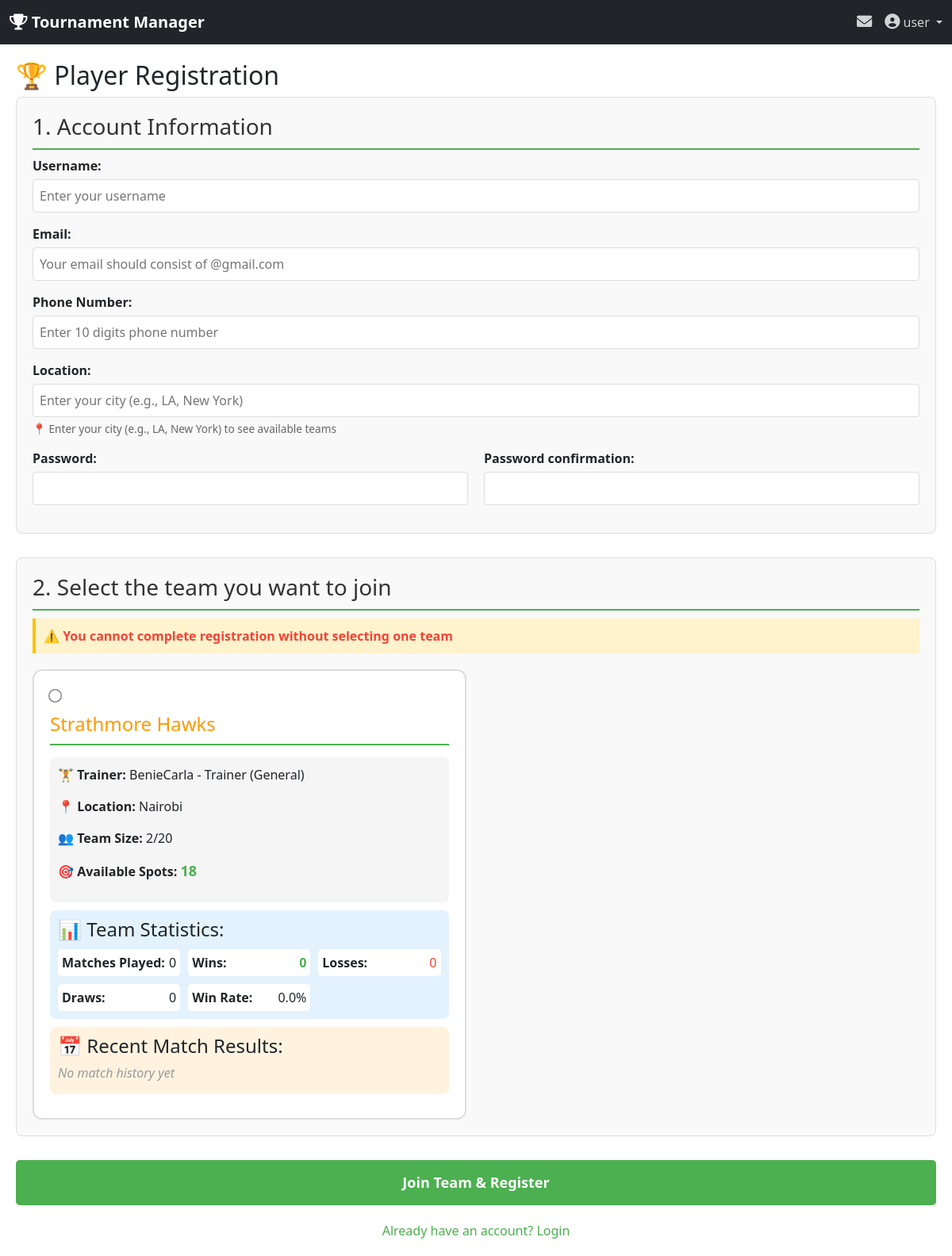
The app's page /register/player/ (signed in) with its own data.
### myfirstapp/models.py (models this page shows, shortened)
class Team(models.Model):
    team_name = models.CharField(max_length=100, unique=True)
    trainer = models.ForeignKey(
        'Trainer',
        on_delete=models.SET_NULL,
        null=True,
        blank=True,
        related_name='teams'
    )
    location = models.CharField(max_length=200)
    max_members = models.IntegerField(default=20)
    current_members = models.IntegerField(default=0)
    matches_played = models.IntegerField(default=0)
    matches_won = models.IntegerField(default=0)
    matches_lost = models.IntegerField(default=0)
    matches_drawn = models.IntegerField(default=0)
    is_approved = models.BooleanField(default=False)
    approved_by = models.ForeignKey(
        User,
        on_delete=models.SET_NULL,
        null=True,
        blank=True,
        related_name='approved_teams'
    )
    approved_date = models.DateTimeField(null=True, blank=True)
    created_at = models.DateTimeField(auto_now_add=True)
    updated_at = models.DateTimeField(auto_now=True)
    class Meta:
        ordering = ['team_name']
    @property
    def available_spots(self):
        return self.max_members - self.current_members
    @property
    def is_available(self):
        return self.available_spots > 0
    @property
    def win_rate(self):
        if self.matches_played == 0:
            return 0
        return (self.matches_won / self.matches_played) * 100

class Trainer(models.Model):
    user = models.OneToOneField(User, on_delete=models.CASCADE)
    phone_number = models.CharField(max_length=15, default='')  # ← Add default
    location = models.CharField(max_length=100, default="Location not provided")
    specialization = models.CharField(max_length=100, default="General")
    experience_years = models.IntegerField(validators=[MinValueValidator(0)], default=0)  # ← Add default
    certificate = models.FileField(
        upload_to='trainer_certificates/',
        validators=[FileExtensionValidator(allowed_extensions=['pdf'])],
        help_text="Upload your certificate (PDF format)",
        null=True,
        blank=True
    )
    is_verified = models.BooleanField(default=False)
    verified_by = models.ForeignKey(
        User,
        on_delete=models.SET_NULL,
        null=True,
        blank=True,
        related_name='verified_trainers'
    )
    verified_at = models.DateTimeField(null=True, blank=True)
    created_at = models.DateTimeField(auto_now_add=True)
    def __str__(self):
        return f"{self.user.username} - Trainer ({self.specialization})"

### myfirstapp/views.py (the view)
# urls.py: path('register/player/', views.player_registration, name='player_registration'),
def player_registration(request):
    teams = Team.objects.filter(is_approved=True)
    if request.method == 'POST':
        form = PlayerRegistrationForm(request.POST)
        if form.is_valid():
            form.save()
            messages.success(request, 'Registration successful! Please login with your credentials.')
            return redirect('login')
    else:
        form = PlayerRegistrationForm()
    return render(request, 'player_registration.html', {
        'form': form,
        'teams': teams
    })

### myfirstapp/forms.py (shortened to what this page needs)
class PlayerRegistrationForm(BaseUserRegistrationForm):
    selected_team = forms.ModelChoiceField(
        queryset=Team.objects.none(),
        widget=forms.RadioSelect,
        required=True,
        label="Select Your Team"
    )
    class Meta(BaseUserRegistrationForm.Meta):
        fields = BaseUserRegistrationForm.Meta.fields + ['selected_team']
    def __init__(self, *args, **kwargs):
        super().__init__(*args, **kwargs)
        self.fields['selected_team'].queryset = Team.objects.filter(is_approved=True)

### myfirstapp/templates/player_registration.html (shortened to what this page needs)
{% extends "base.html" %}
{% block content %}
<div class="registration-container">
    <h2>🏆 Player Registration</h2>
    <form method="post" id="playerRegistrationForm">
        <div class="form-section">
            <h3>1. Account Information</h3>
            <div class="form-group">
                {{ form.username.label_tag }}
                {{ form.username }}
            </div>
            <div class="form-group">
                {{ form.email.label_tag }}
                {{ form.email }}
            </div>
            <div class="form-group">
                {{ form.phone_number.label_tag }}
                {{ form.phone_number }}
            </div>
            <div class="form-group">
                {{ form.location.label_tag }}
                {{ form.location }}
                {% if form.location.help_text %}
                    <small class="help-text">{{ form.location.help_text }}</small>
                {% else %}
                    <small class="help-text">📍 Enter your city (e.g., LA, New York) to see available teams</small>
                {% endif %}
            </div>
            <div class="form-row">
                <div class="form-group">
                    {{ form.password1.label_tag }}
                    {{ form.password1 }}
                </div>
                <div class="form-group">
                    {{ form.password2.label_tag }}
                    {{ form.password2 }}
                </div>
            </div>
        </div>
        <div class="form-section">
            <h3>2. Select the team you want to join</h3>
            <p class="warning">⚠️ You cannot complete registration without selecting one team</p>
            <div id="teams-container">
                <div class="teams-grid" id="teams-grid">
                    {% for team in teams %}
                    <div class="team-card" data-team-id="{{ team.id }}" data-team-location="{{ team.location }}">
                        <label class="team-label">
                            <input type="radio"
                                   name="selected_team"
                                   value="{{ team.id }}"
                                   class="team-radio"
                                   {% if not team.is_available %}disabled{% endif %}>
                            <div class="team-info">
                                <h3>{{ team.team_name }}</h3>
                                <div class="team-details">
                                    <p><strong>🏋️ Trainer:</strong> {{ team.trainer }}</p>
                                    <p><strong>📍 Location:</strong> {{ team.location }}</p>
                                    <p><strong>👥 Team Size:</strong> {{ team.current_members }}/{{ team.max_members }}</p>
                                    <p><strong>🎯 Available Spots:</strong>
                                        <span class="spots">{{ team.available_spots }}</span>
                                    </p>
                                </div>
                                <div class="team-stats">
                                    <h4>📊 Team Statistics:</h4>
                                    <div class="stats-grid">
                                        <div class="stat">
                                            <span class="stat-label">Matches Played:</span>
                                            <span class="stat-value">{{ team.matches_played }}</span>
                                        </div>
                                        <div class="stat">
                                            <span class="stat-label">Wins:</span>
                                            <span class="stat-value win">{{ team.matches_won }}</span>
                                        </div>
                                        <div class="stat">
                                            <span class="stat-label">Losses:</span>
                                            <span class="stat-value loss">{{ team.matches_lost }}</span>
                                        </div>
                                        <div class="stat">
                                            <span class="stat-label">Draws:</span>
                                            <span class="stat-value">{{ team.matches_drawn }}</span>
                                        </div>
                                        <div class="stat">
                                            <span class="stat-label">Win Rate:</span>
                                            <span class="stat-value">{{ team.win_rate|floatformat:1 }}%</span>
                                        </div>
                                    </div>
                                </div>
                                <div class="recent-matches">
                                    <h4>📅 Recent Match Results:</h4>
                                    {% for match in team.matches.all|slice:":3" %}
                                    <div class="match-result">
                                        vs <strong>{{ match.opponent }}</strong> -
                                        {{ match.team_score }} : {{ match.opponent_score }}
                                        <span class="result-badge {{ match.result|lower }}">{{ match.result }}</span>
                                        <small>({{ match.date }})</small>
                                    </div>
                                    {% empty %}
                                    <p class="no-matches">No match history yet</p>
                                    {% endfor %}
                                </div>
                            </div>
                        </label>
                    </div>
                    {% empty %}
                        <p class="no-teams">No teams available at this time.</p>
                    {% endfor %}
                </div>
            </div>
        </div>
        <button type="submit" class="submit-btn">Join Team & Register</button>
    </form>
    <div class="login-link">
        <a href="{% url 'login' %}">Already have an account? Login</a>
    </div>
</div>
{% endblock %}

### myfirstapp/templates/base.html (shortened to what this page needs)
<!DOCTYPE html>
<html>
<head>
    <link href="https://cdn.jsdelivr.net/npm/bootstrap@5.1.3/dist/css/bootstrap.min.css" rel="stylesheet">
    <link rel="stylesheet" href="https://cdnjs.cloudflare.com/ajax/libs/font-awesome/6.0.0/css/all.min.css">
</head>
<body>
    <nav class="navbar navbar-dark bg-dark fixed-top">
        <div class="container-fluid">
            <a class="navbar-brand" href="{% if user.is_authenticated %}{% url 'tournament_organiser_dashboard' %}{% else %}{% url 'home' %}{% endif %}">
                <i class="fas fa-trophy"></i> Tournament Manager
            </a>
            <ul class="navbar-nav ms-auto flex-row">
                {% if user.is_authenticated %}
                    <li class="nav-item me-3">
                        <a class="nav-link nav-link-chat" href="{% url 'chat_list' %}" title="Messages">
                            <i class="fas fa-envelope"></i>
                        </a>
                    </li>
                    <li class="nav-item dropdown">
                        <a class="nav-link dropdown-toggle" href="#" id="userDropdown" role="button" data-bs-toggle="dropdown" aria-expanded="false">
                            <i class="fas fa-user-circle"></i> {{ user.username }}
                        </a>
                    </li>
                {% endif %}
            </ul>
        </div>
    </nav>
    <div style="padding-top: 56px;">
        {% block content %}{% endblock %}
    </div>
</body>
</html>

### myfirstapp/templates/base.html (style rules this page uses)
.navbar-brand { font-weight: bold; }
.navbar .nav-link { color: rgba(255, 255, 255, 0.8) !important; transition: all 0.3s; }
.navbar .nav-link i { font-size: 1.2rem; }
.nav-link-chat { position: relative; }

### myfirstapp/templates/player_registration.html (style rules this page uses)
.registration-container { max-width: 1400px; margin: 0 auto; padding: 20px; }
.form-section { background: #f9f9f9; border: 1px solid #ddd; border-radius: 8px; padding: 20px; margin-bottom: 30px; }
.form-section h3 { margin-top: 0; color: #333; border-bottom: 2px solid #4CAF50; padding-bottom: 10px; }
.form-group { margin-bottom: 15px; }
.form-group label { display: block; font-weight: bold; margin-bottom: 5px; }
.form-group input, .form-group select { width: 100%; padding: 8px; border: 1px solid #ddd; border-radius: 4px; }
.form-row { display: grid; grid-template-columns: 1fr 1fr; gap: 20px; }
.warning { color: #f44336; font-weight: bold; margin: 10px 0; background: #fff3cd; padding: 10px; border-left: 4px solid #ffc107; }
.help-text { display: block; font-size: 0.85em; color: #666; margin-top: 5px; }
.teams-grid { display: grid; grid-template-columns: repeat(auto-fill, minmax(400px, 1fr)); gap: 25px; margin-top: 20px; }
.team-card { border: 2px solid #ddd; border-radius: 12px; padding: 20px; transition: all 0.3s; cursor: pointer; background: white; }
.team-card input[type="radio"] { margin-right: 15px; transform: scale(1.3); margin-bottom: 15px; }
.team-label { cursor: pointer; display: block; }
.team-info h3 { margin: 0 0 15px 0; color: #ff9800; font-size: 24px; }
.team-details { background: #f5f5f5; padding: 10px; border-radius: 8px; margin: 10px 0; }
.spots { font-weight: bold; color: #4CAF50; font-size: 18px; }
.team-stats { background: #e3f2fd; padding: 10px; border-radius: 8px; margin: 10px 0; }
.stats-grid { display: grid; grid-template-columns: repeat(auto-fill, minmax(120px, 1fr)); gap: 10px; margin-top: 10px; }
.stat { display: flex; justify-content: space-between; padding: 5px; background: white; border-radius: 5px; }
.stat-label { font-weight: bold; }
.stat-value.win { color: #4CAF50; font-weight: bold; }
.stat-value.loss { color: #f44336; }
.recent-matches { background: #fff3e0; padding: 10px; border-radius: 8px; margin: 10px 0; }
.submit-btn { background: #4CAF50; color: white; padding: 15px 30px; border: none; border-radius: 5px; font-size: 18px; cursor: pointer; width: 100%; font-weight: bold; }
.no-matches { color: #999; font-style: italic; margin: 5px 0; }
.login-link { text-align: center; margin-top: 20px; }
.login-link a { color: #4CAF50; text-decoration: none; }

### records on screen
Team: current_members "☐ Strathmore Hawks 🏋️ Trainer:", team_name "Strathmore Hawks", trainer "BenieCarla - Trainer (General)", location "Nairobi", current_members "2", max_members "20", available_spots "18", matches_played "0", matches_won "0", matches_lost "0", matches_drawn "0", win_rate "0.0"

### other values on screen
{{ user.username }} "user"
